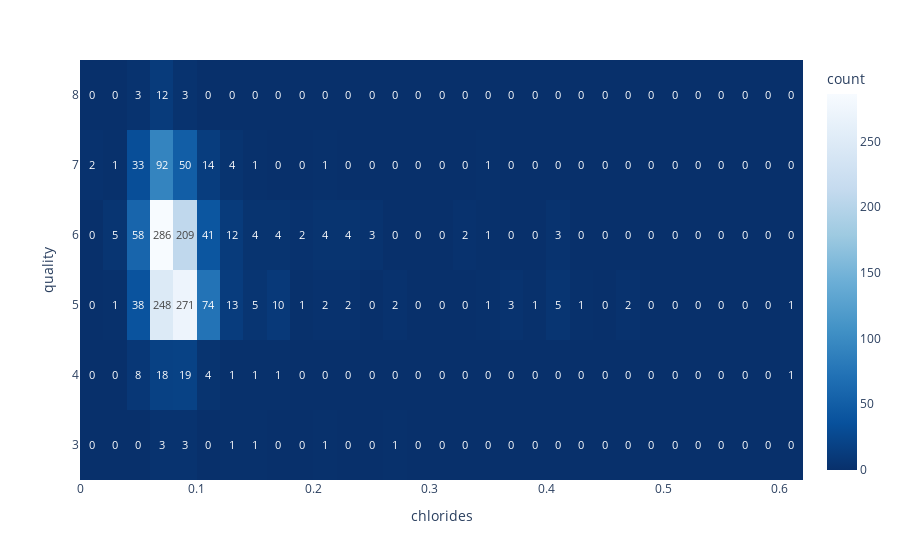

Notebook source saved alongside this figure:
### Code cell
fig = px.density_heatmap(df, x= "chlorides", y = "quality", color_continuous_scale = "blues_r",
                        text_auto = True)
fig.show()

### Figure 1 — Plotly figure (JSON) as saved in the notebook; plotly's stock layout.template omitted (floating-point values rounded to 4 significant figures; data arrays with more than 128 entries replaced by an {"elided": "..."} marker saying what was removed)
{"data": [{"coloraxis": "coloraxis", "hovertemplate": "chlorides=%{x}<br>quality=%{y}<br>count=%{z}<extra></extra>", "name": "", "texttemplate": "%{z}", "type": "histogram2d", "x": {"elided": "1599 float values"}, "xaxis": "x", "xbingroup": "x", "y": {"elided": "1599 int values"}, "yaxis": "y", "ybingroup": "y"}], "layout": {"autosize": true, "coloraxis": {"colorbar": {"title": {"text": "count"}}, "colorscale": [[0, "rgb(8,48,107)"], [0.125, "rgb(8,81,156)"], [0.25, "rgb(33,113,181)"], [0.375, "rgb(66,146,198)"], [0.5, "rgb(107,174,214)"], [0.625, "rgb(158,202,225)"], [0.75, "rgb(198,219,239)"], [0.875, "rgb(222,235,247)"], [1, "rgb(247,251,255)"]]}, "legend": {"tracegroupgap": 0}, "margin": {"t": 60}, "xaxis": {"anchor": "y", "autorange": true, "domain": [0, 1], "range": [0, 0.62], "title": {"text": "chlorides"}, "type": "linear"}, "yaxis": {"anchor": "x", "autorange": true, "domain": [0, 1], "range": [2.5, 8.5], "title": {"text": "quality"}, "type": "linear"}}}
